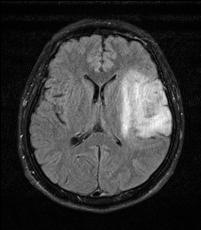
#> input picture 62.jpg, 201 x 230 px
$ python PicCut.py
#> lines starting #> are read from the running program, lines starting #| are printed output that depends on the picture
import cv2
import os
import numpy as np


img = cv2.imread("62.jpg")
#> img is the input picture: shape (230, 201, 3); min 0, max 255, mean 54.8
img2 = cv2.imread("2.jpg")
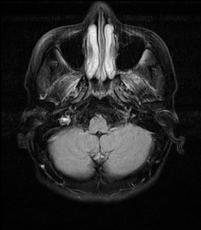
#> input picture 2.jpg, 201 x 230 px
#> img2 is the input picture: shape (230, 201, 3); min 0, max 246, mean 37.2
imgs = np.hstack([img,img2])
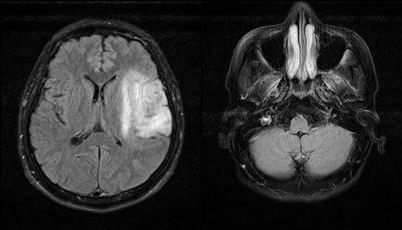
#> imgs: shape (230, 402, 3); min 0, max 255, mean 46

all_img_path = []

next = True


def cutImg(imgPath):
    next = False
    pass


def mouse(event, x, y, flags, param):
    if event == cv2.EVENT_LBUTTONDOWN:
        xy = "%d,%d" % (x, y)
        cv2.circle(img, (x, y), 1, (0, 0, 255), thickness=-1)
        cv2.putText(img, xy, (x, y), cv2.FONT_HERSHEY_PLAIN, 1.0, (0, 0, 255), thickness=1)
        y0 = y - 45
        y1 = y + 45
        x0 = x - 45
        x1 = x + 45

        print(f"中心点坐标（{x}，{y}）")
        print(f"x轴坐标({x0},{x1})")
        print(f"y轴坐标({y0},{y1})")

        cv2.rectangle(img, (x0, y0), (x1, y1), (0, 0, 255), 1, cv2.LINE_AA)
        imgs = np.hstack([img, img2])
        cv2.imshow("muti_pic", imgs)


def text_save(filename, data):#filename为写入CSV文件的路径，data为要写入数据列表.
    file = open(filename, 'a')
    for i in range(len(data)):
        s = str(data[i]).replace('[', '').replace(']', '')#去除[],这两行按数据不同，可以选择
        s = s.replace("'", '').replace(',', '') +'\n'   #去除单引号，逗号，每行末尾追加换行符
        file.write(s)
    file.close()
    print("保存成功")


def open_muti_pic():

    cv2.imshow("muti_pic", imgs)

    cv2.setMouseCallback("muti_pic",mouse)
    cv2.waitKey(0)

    pass


def main():
    open_muti_pic()
    print(img.shape)
#| (230, 201, 3)
    pass
    # f = open('filename.txt')
    # line = f.readline()  # 调用文件的 readline()方法
    # while line:
    #     # print(line, end = '')
    #     all_img_path.append(line)
    #     line = f.readline()
    # f.close()
    # print("done")
    # file_path = "C:\\Users\\GaoLong\\Desktop\\301jpg"
    #
    # i = 0
    # while next:
    #     cutImg(all_img_path[i])


    # for root, dirs, files in os.walk(file_path):
    #
    #     # root 表示当前正在访问的文件夹路径
    #     # dirs 表示该文件夹下的子目录名list
    #     # files 表示该文件夹下的文件list
    #
    #     # 遍历文件
    #     #for f in files:
    #         #print(os.path.join(root, f))
    #         # img_path = os.path.join(root, f)
    #         # all_img_path.append(img_path)
    #         image = cv2.imread("62.jpg")
    #         # cv2.namedWindow("image")
    #         # cv2.imshow("image", img)
    #
    #     # 遍历所有的文件夹
    #     # for d in dirs:
    #     #     print(os.path.join(root, d))


    #text_save("filename.txt",all_img_path)

    # size = img.shape
    #
    # w = size[1]  # 宽度
    #
    # h = size[0]  # 高度
    #
    # print(size)
    # print(w)
    # print(h)
    # cv2.namedWindow("image")
    # cv2.imshow("image", img)
    # row, col, chanel = img.shape
    #
    # cv2.resizeWindow("image", 800, 600)
    # cv2.setMouseCallback("image", mouse)
    #
    # k = cv2.waitKey(0)
    # if k == 27:
    #     cv2.destroyAllWindows()


if __name__ == '__main__':
    main()
